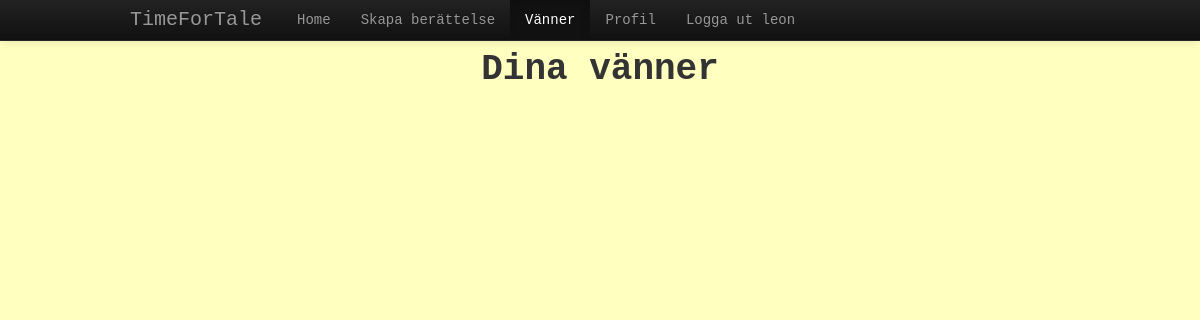
/friends/ (signed in), run on an earlier commit of the app's database.
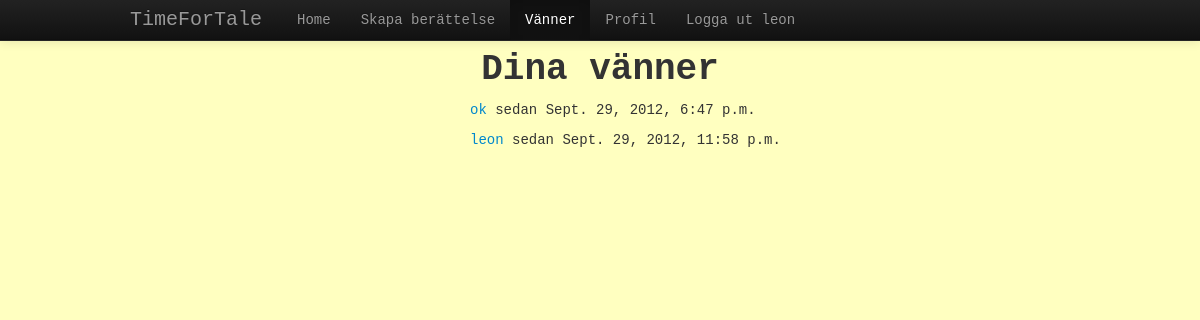
And on a later commit of the database.
### app/models.py (models this page shows, shortened)
class Friendship(models.Model):
    user =models.ForeignKey(User, related_name='me')
    friend =models.ForeignKey(User,related_name='you')
    created = models.DateTimeField(auto_now_add=True)
    class Meta:
        unique_together = ('user', 'friend',)
        verbose_name = 'Friendship'
        verbose_name_plural = 'Friendships'

### app/views.py (the view)
# urls.py: url(r'^friends/$', friends),
def friends(request):
    if request.user.is_authenticated():
        fr = Friendship.objects.filter(user=request.user)
        friends = [friendship.friend for friendship in request.user.me.all()]
        elem= {
            'title':'Dina vänner',
            'friends':friends,
            'fr':fr,
        }
        return render_to_response("friends.html",elem,context_instance=RequestContext(request))
    else:
        return HttpResponseRedirect("/")

### app/templatetags/tags.py (called while the page is built)
@register.simple_tag
def active(request, pattern):
    import re
    if re.search(pattern, request.path):
        return 'active'
    return ''

### app/templates/friends.html
{% extends "base.html" %}
{% block body %}
{% load bootstrap_toolkit %}
{% for f in fr %}
    <p>
        <div class="offset4 span"style="float:left;">
            <a href="/profile/{{f.id}}">{{f.friend}}</a>
            sedan {{f.created}}
        </div>
        <br>
    </p>
{% endfor %}
{% endblock %}

What changed in the data, as far as the page shows it:
added Friendship: friend "ok", created "Sept. 29, 2012, 6:47 p.m."
added Friendship: friend "leon", created "Sept. 29, 2012, 11:58 p.m."
